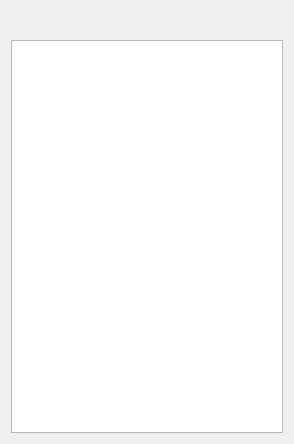
<?xml version="1.0" encoding="UTF-8"?>
<ui version="4.0">
 <class>EntryListWidget</class>
 <widget class="QWidget" name="EntryListWidget">
  <property name="geometry">
   <rect>
    <x>0</x>
    <y>0</y>
    <width>294</width>
    <height>444</height>
   </rect>
  </property>
  <property name="windowTitle">
   <string>Form</string>
  </property>
  <layout class="QVBoxLayout" name="verticalLayout">
   <item>
    <layout class="QHBoxLayout" name="horizontalLayout">
     <item>
      <widget class="QToolButton" name="newListButton">
       <property name="text">
        <string/>
       </property>
       <property name="autoRaise">
        <bool>true</bool>
       </property>
      </widget>
     </item>
     <item>
      <widget class="QToolButton" name="deleteSelectionButton">
       <property name="autoRaise">
        <bool>true</bool>
       </property>
      </widget>
     </item>
     <item>
      <widget class="QToolButton" name="printButton">
       <property name="text">
        <string/>
       </property>
       <property name="autoRaise">
        <bool>true</bool>
       </property>
      </widget>
     </item>
     <item>
      <spacer name="horizontalSpacer">
       <property name="orientation">
        <enum>Qt::Horizontal</enum>
       </property>
       <property name="sizeHint" stdset="0">
        <size>
         <width>40</width>
         <height>20</height>
        </size>
       </property>
      </spacer>
     </item>
    </layout>
   </item>
   <item>
    <widget class="EntryListView" name="lists">
     <property name="acceptDrops">
      <bool>true</bool>
     </property>
     <property name="dragEnabled">
      <bool>true</bool>
     </property>
     <property name="dragDropMode">
      <enum>QAbstractItemView::DragDrop</enum>
     </property>
     <property name="selectionMode">
      <enum>QAbstractItemView::ExtendedSelection</enum>
     </property>
     <property name="rootIsDecorated">
      <bool>true</bool>
     </property>
     <property name="animated">
      <bool>true</bool>
     </property>
     <attribute name="headerVisible">
      <bool>false</bool>
     </attribute>
     <attribute name="headerVisible">
      <bool>false</bool>
     </attribute>
    </widget>
   </item>
  </layout>
  <action name="printSelectionAction">
   <property name="icon">
    <iconset resource="../../tagainijisho.qrc">
     <normaloff>:/images/icons/print.png</normaloff>:/images/icons/print.png</iconset>
   </property>
   <property name="text">
    <string>Print selected entries/lists</string>
   </property>
  </action>
 </widget>
 <customwidgets>
  <customwidget>
   <class>EntryListView</class>
   <extends>QTreeView</extends>
   <header>gui/EntryListView.h</header>
   <slots>
    <slot>newList()</slot>
    <slot>deleteSelectedItems()</slot>
   </slots>
  </customwidget>
 </customwidgets>
 <resources>
  <include location="../../tagainijisho.qrc"/>
 </resources>
 <connections>
  <connection>
   <sender>printSelectionAction</sender>
   <signal>triggered()</signal>
   <receiver>EntryListWidget</receiver>
   <slot>printSelection()</slot>
   <hints>
    <hint type="sourcelabel">
     <x>-1</x>
     <y>-1</y>
    </hint>
    <hint type="destinationlabel">
     <x>146</x>
     <y>221</y>
    </hint>
   </hints>
  </connection>
 </connections>
 <slots>
  <slot>printSelection()</slot>
 </slots>
</ui>
